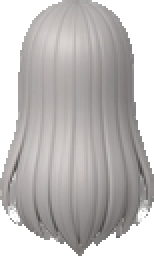
#> input picture assets/cos/h03.png, 77 x 128 px, given in place of h00.png, which was not available (shown 2 times larger)
$ python clean_hair.py
#> lines starting #> are read from the running program, lines starting #| are printed output that depends on the picture; after the words box and inside, x2 and y2 are one past the last pixel; in counts of white or black regions, pixels touching at a corner belong together; pictures that were not available may be replaced by others from this repository, and a replacement may not be noted
# Root fix for hair-piece sources (assets/cos/hNN.png): (1) antialias rim pixels carry white background fringe, which the
# luminance tint turns into a bright halo -> replace rim RGB with the nearest solid hair pixel (keeps alpha); (2) translucent
# interior pixels (ponytail strands) -> alpha 255.  Reads pristine copies from /workspace/mk/bak/cos.
import numpy as np, sys
from PIL import Image
from scipy import ndimage as nd
SRC = '/workspace/mk/bak/cos'; DST = 'assets/cos'
for i in range(12):
    a = np.array(Image.open(f'{SRC}/h{i:02d}.png').convert('RGBA')).astype(np.int32); A = a[..., 3]
#> after `A = a[..., 3]`:
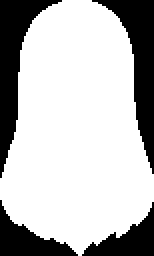
#> A: shape (128, 77) int32 (shown 2 times larger); 73.1% white; 4 black regions, box (x1, y1, x2, y2) and area: (46, 0, 77, 87) 899, (0, 0, 31, 89) 889, (0, 100, 39, 128) 449, (41, 101, 77, 128) 419
    solid = A >= 230
    _, (iy, ix) = nd.distance_transform_edt(~solid, return_indices=True)
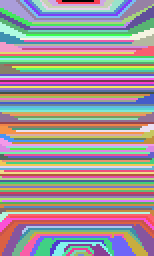
#> iy: shape (128, 77) int32 (shown 2 times larger); 128 distinct labels, from 0 to 127; one colour per label, 0 black
    inner = nd.binary_erosion(nd.binary_fill_holes(A > 25), iterations=2); fix = inner & (A < 255)
#> after `inner = nd.binary_erosion(nd.binary_fill_holes(A > 25), iterations=2)`: inner: shape (128, 77) bool; 66.8% white; 1 black region, box (x1, y1, x2, y2) and area: (0, 0, 77, 128) 3275
#> after `fix = inner & (A < 255)`: fix: shape (128, 77) bool; every value is 0
    rim = ((A > 0) | fix) & ~solid
    for c in range(3): a[..., c][rim] = a[..., c][iy[rim], ix[rim]]
    a[..., 3][fix] = 255
    # strip the part's own AI outline: dark pixels in the outer 3px band take the colour of the nearest deeper interior pixel
    # (the compositor draws ONE uniform outline around the whole character afterwards)
    sil = a[..., 3] >= 96; dist = nd.distance_transform_edt(sil); deep = dist > 3.5
#> after `deep = dist > 3.5`: deep: shape (128, 77) bool; 63.4% white; 3 black regions, box (x1, y1, x2, y2) and area: (43, 0, 77, 90) 1209, (0, 0, 34, 92) 1205, (0, 97, 77, 128) 1192
    if deep.any():
        _, (jy, jx) = nd.distance_transform_edt(~deep, return_indices=True); lum = a[..., :3].sum(-1)
#> after `_, (jy, jx) = nd.distance_transform_edt(~deep, return_indices=True)`:
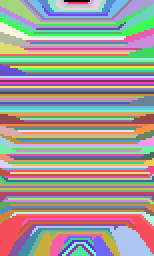
#> jy: shape (128, 77) int32 (shown 2 times larger); 124 distinct labels, from 0 to 123; one colour per label, 0 black
        band = sil & (dist <= 3.5); src = lum[jy, jx]; dark = band & (lum < src * .8)
#> after `band = sil & (dist <= 3.5)`: band: shape (128, 77) bool; 9.6% white; 3 white regions, box (x1, y1, x2, y2) and area: (0, 97, 77, 128) 324, (0, 0, 34, 92) 316, (43, 0, 77, 90) 310
#> after `src = lum[jy, jx]`:
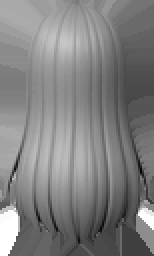
#> src: shape (128, 77) int64 (shown 2 times larger); min 201, max 765, mean 485.9; drawn with min black and max white
#> after `dark = band & (lum < src * 0.8)`: dark: shape (128, 77) bool; 0.16% white in thin lines or dots, all inside (x1, y1, x2, y2) = (2, 101, 75, 113)
        for c in range(3): a[..., c][dark] = a[..., c][jy[dark], jx[dark]]
        print('  outline px stripped', int(dark.sum()))
#|   outline px stripped 16
    # white speck tips: opaque pixels much brighter than their 7x7 median -> median colour
    med = np.stack([nd.median_filter(a[..., c], 7) for c in range(3)], -1); lum = a[..., :3].sum(-1); spk = sil & (lum > med.sum(-1) * 1.22) & (lum > 450)
#> after `spk = sil & (lum > med.sum(-1) * 1.22) & (lum > 450)`:
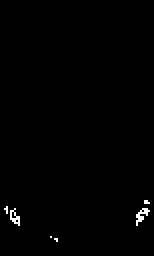
#> spk: shape (128, 77) bool (shown 2 times larger); 0.64% white in thin lines or dots, all inside (x1, y1, x2, y2) = (2, 100, 75, 121)
    for c in range(3): a[..., c][spk] = med[..., c][spk]
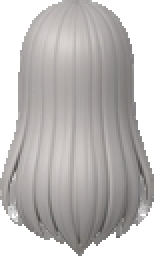
#> a: shape (128, 77, 4) int32 (shown 2 times larger); mean R, G, B, A 128.7, 125.4, 124.3, 186.3; transparent parts drawn white
    a[..., 3] = np.where(a[..., 3] >= 96, 255, 0)            # binary alpha (smooth edge comes from the downscale + uniform outline)
    Image.fromarray(a.astype(np.uint8)).save(f'{DST}/h{i:02d}.png')
    # BACK-VIEW variant: the front piece has an open face window; seen from behind that window must be hair.
    # water-fill each column up to min(max bottom on the left, max bottom on the right) -> closes the opening, texture
    # copied from the mirror row above the opening's top edge.
    b = a.copy(); S = b[..., 3] > 0; Hh, Ww = S.shape
#> after `Hh, Ww = S.shape`: Hh = 128; Ww = 77
    bottom = np.array([np.nonzero(S[:, x])[0].max() if S[:, x].any() else -1 for x in range(Ww)])
#> bottom = 77 values, max 127 at index 39, min 99 at index 0, mean 115.7
    topr = np.array([np.nonzero(S[:, x])[0].min() if S[:, x].any() else Hh for x in range(Ww)])
#> topr = 77 values, max 89 at index 0, min 0 at index 31, mean 23.22
    env = np.minimum(np.maximum.accumulate(bottom), np.maximum.accumulate(bottom[::-1])[::-1]); filled = 0
#> after `env = np.minimum(np.maximum.accumulate(bottom), np.maximum.accumulate(`: env = 77 values, max 127 at index 39, min 99 at index 0, mean 116
    for x in range(Ww):
        if env[x] < 0 or topr[x] >= Hh: continue
        for y in range(topr[x], env[x] + 1):
            if not S[y, x]:
                # nearest opaque pixel above in this column, then mirror upward for texture
                ya = y - 1
                while ya >= 0 and not S[ya, x]: ya -= 1
                src = max(topr[x], 2 * ya - y) if ya >= 0 else topr[x]
                b[y, x] = b[src, x] if b[src, x, 3] else b[max(ya, 0), x]; b[y, x, 3] = 255; filled += 1
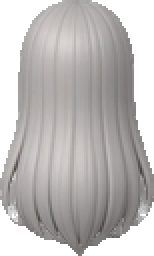
#> b: shape (128, 77, 4) int32 (shown 2 times larger); 0.18% of pixels changed, all inside (x1, y1, x2, y2) = (11, 112, 68, 123); transparent parts drawn white
#> after the loop, filled = 18
    Image.fromarray(b.astype(np.uint8)).save(f'{DST}/h{i:02d}_b.png'); print('  back variant filled', filled, 'specks', int(spk.sum()))
#|   back variant filled 18 specks 63
    print(f'h{i:02d} rim recoloured {rim.sum()} interior alpha fixed {fix.sum()}')
#| h00 rim recoloured 0 interior alpha fixed 0
#> pass 2 of the loop `for i in range(12):`:
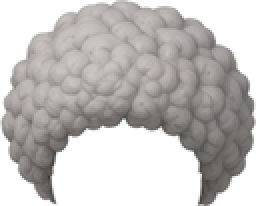
#> input picture assets/cos/h08.png, 128 x 103 px, given in place of h01.png, which was not available (shown 2 times larger)
#> A: shape (103, 128) int32; 240 distinct labels, from 0 to 255
#> `solid = A >= 230`:
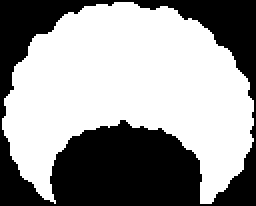
#> solid: shape (103, 128) bool (shown 2 times larger); 59.4% white; 1 black region, box (x1, y1, x2, y2) and area: (0, 0, 128, 103) 5351
#> iy: shape (103, 128) int32; 101 distinct labels, from 1 to 101
#> ix: shape (103, 128) int32
#> inner: shape (103, 128) bool; 57.5% white; 1 black region, box (x1, y1, x2, y2) and area: (0, 0, 128, 103) 5600
#> fix: shape (103, 128) bool; 2.7% white in thin lines or dots
#> rim: shape (103, 128) bool; 7.7% white in thin lines or dots
#> sil: shape (103, 128) bool; 62.1% white; 4 black regions, box (x1, y1, x2, y2) and area: (0, 61, 100, 103) 2906, (65, 0, 128, 59) 913, (0, 0, 57, 59) 861, (105, 63, 128, 103) 318
#> dist: shape (103, 128) float64
#> deep: shape (103, 128) bool; 51.9% white; 1 black region, box (x1, y1, x2, y2) and area: (0, 0, 128, 103) 6341
#> jy: shape (103, 128) int32; 101 distinct labels, from 0 to 100
#> jx: shape (103, 128) int32
#> band: shape (103, 128) bool; 10.2% white; 1 white region, box (x1, y1, x2, y2) and area: (0, 0, 128, 103) 1343
#> src: shape (103, 128) int64
#> dark: shape (103, 128) bool; 0.33% white in thin lines or dots, all inside (x1, y1, x2, y2) = (5, 43, 126, 103)
#|   outline px stripped 44
#> med: shape (103, 128, 3) int32
#> `spk = sil & (lum > med.sum(-1) * 1.22) & (lum > 450)`:
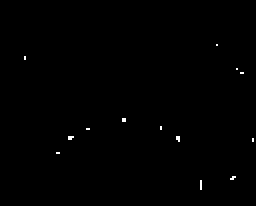
#> spk: shape (103, 128) bool (shown 2 times larger); 0.28% white in thin lines or dots, all inside (x1, y1, x2, y2) = (12, 22, 127, 95)
#> bottom = 128 values, max 102 at index 98, min 60 at index 61, mean 77.42
#> topr = 128 values, max 59 at index 0, min 0 at index 57, mean 13.82
#> env = 128 values, max 102 at index 98, min 62 at index 0, mean 95.96
#> after the loop `for x in range(Ww):`: filled = 2456
#|   back variant filled 2456 specks 37
#| h01 rim recoloured 1010 interior alpha fixed 357
#> (the run stopped early here; a loop or call above may not have finished)
